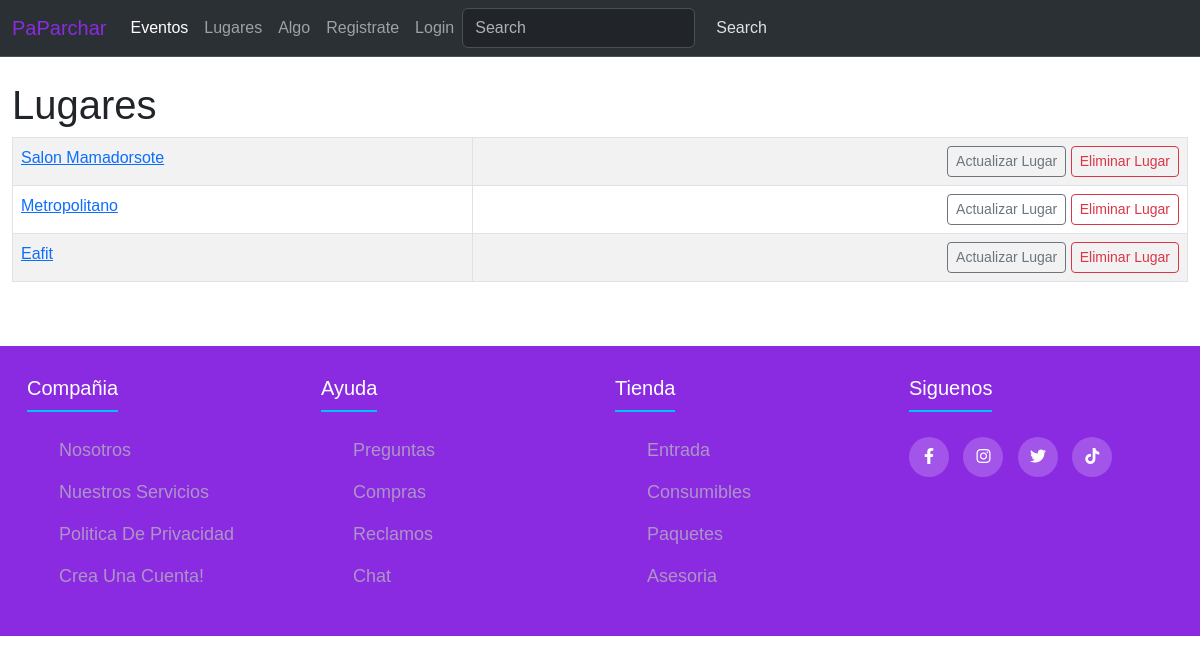
Page /venue on the committed database.
### eventos/models.py (models this page shows)
class Venue(models.Model):
    name = models.CharField(max_length=150)
    address = models.CharField(max_length=300)
    phone = models.IntegerField(validators=[MinValueValidator(0),MaxValueValidator(11)])
    email_address = models.CharField(max_length=250)
    def __str__(self) -> str:
        return self.name

### eventos/views.py (the view)
# urls.py: path('venue',eventoVista.venues, name='venue'),
def venues(request):
    venue_list = Venue.objects.all()
    return render(request, 'eventos/venue.html', {'venue_list':venue_list})

### eventos/templates/eventos/venue.html
{% extends 'eventos/base.html' %}
{% block content %}
<div class="container-fluid">
<h1>Lugares</h1>
    <table class ="table table-striped table-hover table-bordered">
        {% for venue in venue_list %}
          <tr>
            <td>
           <a href="{% url 'show_venue' venue.id %}"> {{ venue }}</a><br/>
            </td>
           <td align="right">
            <a href="{% url 'update_venue' venue.id %}" class="btn btn-outline-secondary btn-sm">Actualizar lugar</a>
            <a href="{% url 'delete_venue' venue.id %}" class="btn btn-outline-danger btn-sm">Eliminar lugar</a>
            </td>
        </tr>
        {% endfor %}
    </table>
</div>
    <br/>
{% endblock %}

### eventos/static/css/footer.css (style rules this page uses)
* { margin: 0; padding: 0; box-sizing: border-box; list-style: none; }
body { font-family: sans-serif; text-transform: capitalize; display: flex; flex-direction: column; min-height: 100vh; }

### rows in the picture
Venue: name "Salon Mamadorsote"
Venue: name "Metropolitano"
Venue: name "Eafit"
